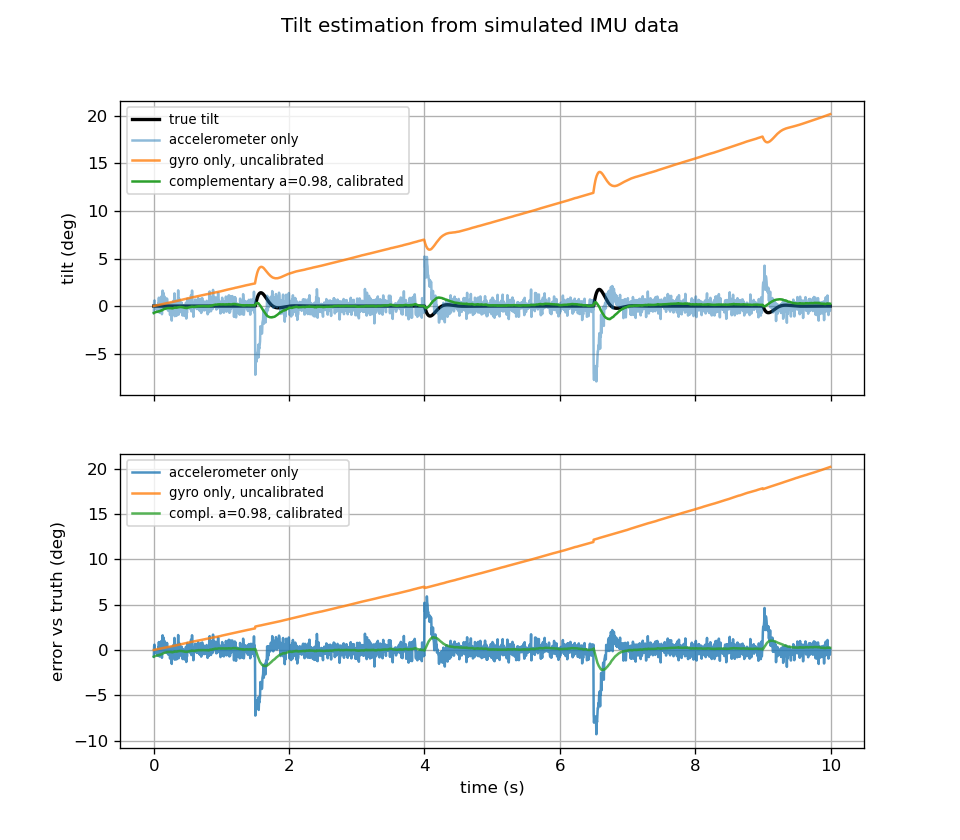

The script that saved this image:
"""Step 20: estimate tilt from a noisy accelerometer and a drifting gyro (complementary filter).

The robot motion comes from the simulated balancing robot. The sensors are faked with the
faults real ones have, so we can compare each estimate against the true tilt.
"""
import math
import random

import matplotlib
matplotlib.use("Agg")  # draw to a file, no window needed
import matplotlib.pyplot as plt

G = 9.81
L = 0.10
DT = 0.005          # 200 Hz
T_END = 10.0
MAX_ACCEL = 5.0
KP, KD = 30.0, 1.5  # the baseline controller from step 6 (uses the TRUE angle here)

# Assumed sensor faults (made up for the simulation; real values come from the hardware).
GYRO_BIAS_DEG_S = 1.5     # the gyro reads this much even when the robot is still
GYRO_DRIFT_DEG_S2 = 0.1   # and that offset creeps up this much every second (warm-up drift)
GYRO_NOISE_DEG_S = 0.5    # random noise on each gyro reading (std dev)
ACCEL_NOISE_G = 0.01      # random noise on each accelerometer axis (std dev)

SHOVES = {1.5: 40.0, 4.0: -30.0, 6.5: 50.0, 9.0: -20.0}  # time (s) -> sudden spin (deg/s)


def make_recording(seed=1):
    """Run the balancing robot and record the truth plus fake sensor readings."""
    rng = random.Random(seed)
    theta = 0.0                 # starts upright and still, like a robot held steady at power-up
    omega = 0.0
    steps = int(T_END / DT)
    shove_steps = {round(t / DT): math.radians(d) for t, d in SHOVES.items()}
    rec = {"t": [], "theta": [], "gyro": [], "acc_angle": []}
    for k in range(steps):
        if k in shove_steps:
            omega += shove_steps[k]

        accel = -(KP * (-theta) + KD * (-omega))
        accel = max(-MAX_ACCEL, min(MAX_ACCEL, accel))

        # What an accelerometer at the axle would feel (gravity plus the wheels' push),
        # expressed along the robot's own forward and up axes.
        a_forward = accel * math.cos(theta) - G * math.sin(theta)
        a_up = accel * math.sin(theta) + G * math.cos(theta)
        a_forward += rng.gauss(0.0, ACCEL_NOISE_G) * G
        a_up += rng.gauss(0.0, ACCEL_NOISE_G) * G

        rec["t"].append(k * DT)
        rec["theta"].append(math.degrees(theta))
        bias = GYRO_BIAS_DEG_S + GYRO_DRIFT_DEG_S2 * (k * DT)
        rec["gyro"].append(math.degrees(omega) + bias + rng.gauss(0.0, GYRO_NOISE_DEG_S))
        rec["acc_angle"].append(math.degrees(math.atan2(-a_forward, a_up)))

        alpha_ang = (G * math.sin(theta) - accel * math.cos(theta)) / L
        omega += alpha_ang * DT
        theta += omega * DT
    return rec


CAL_SECONDS = 0.5   # the robot is still for this long at the start; average the gyro then


def calibrate(rec):
    """Return a copy of the recording with the gyro's resting offset subtracted."""
    n = int(CAL_SECONDS / DT)
    offset = sum(rec["gyro"][:n]) / n
    cal = dict(rec)
    cal["gyro"] = [w - offset for w in rec["gyro"]]
    return cal, offset


def gyro_only(rec):
    est, out = rec["theta"][0], []
    for w in rec["gyro"]:
        est += w * DT
        out.append(est)
    return out


def complementary(rec, alpha):
    """est = alpha * (est + gyro * dt) + (1 - alpha) * accelerometer_angle"""
    est, out = rec["acc_angle"][0], []
    for w, a in zip(rec["gyro"], rec["acc_angle"]):
        est = alpha * (est + w * DT) + (1.0 - alpha) * a
        out.append(est)
    return out


def errors(est, truth):
    err = [e - t for e, t in zip(est, truth)]
    rms = math.sqrt(sum(x * x for x in err) / len(err))
    return rms, max(abs(x) for x in err), err


rec = make_recording()
truth = rec["theta"]
cal, offset = calibrate(rec)
print(f"gyro resting offset measured during calibration: {offset:.2f} deg/s")
print()

candidates = {
    "accelerometer only": rec["acc_angle"],
    "gyro only, uncalibrated": gyro_only(rec),
    "gyro only, calibrated": gyro_only(cal),
    "compl. a=0.98, uncalibrated": complementary(rec, 0.98),
    "compl. a=0.90, calibrated": complementary(cal, 0.90),
    "compl. a=0.98, calibrated": complementary(cal, 0.98),
    "compl. a=0.995, calibrated": complementary(cal, 0.995),
}

print(f"{'method':28s} {'rms error':>10s} {'max error':>10s}")
errs = {}
for name, est in candidates.items():
    rms, worst, err = errors(est, truth)
    errs[name] = err
    print(f"{name:28s} {rms:8.2f} deg {worst:7.2f} deg")

# time constant of the chosen filter: tau = alpha * dt / (1 - alpha)
for a in (0.90, 0.98, 0.995):
    print(f"alpha {a}: time constant = {a * DT / (1 - a) * 1000:.0f} ms")

fig, ax = plt.subplots(2, 1, sharex=True, figsize=(8, 7))
ax[0].plot(rec["t"], truth, "k", label="true tilt", linewidth=2)
ax[0].plot(rec["t"], candidates["accelerometer only"], label="accelerometer only", alpha=0.5)
ax[0].plot(rec["t"], candidates["gyro only, uncalibrated"], label="gyro only, uncalibrated", alpha=0.8)
ax[0].plot(rec["t"], candidates["compl. a=0.98, calibrated"], label="complementary a=0.98, calibrated")
ax[0].set_ylabel("tilt (deg)")
ax[0].legend(fontsize=8)
ax[0].grid(True)
for name in ("accelerometer only", "gyro only, uncalibrated", "compl. a=0.98, calibrated"):
    ax[1].plot(rec["t"], errs[name], label=name, alpha=0.8)
ax[1].set_ylabel("error vs truth (deg)")
ax[1].set_xlabel("time (s)")
ax[1].legend(fontsize=8)
ax[1].grid(True)
fig.suptitle("Tilt estimation from simulated IMU data")
fig.savefig("complementary_filter.png", dpi=120)
print("Saved complementary_filter.png")
